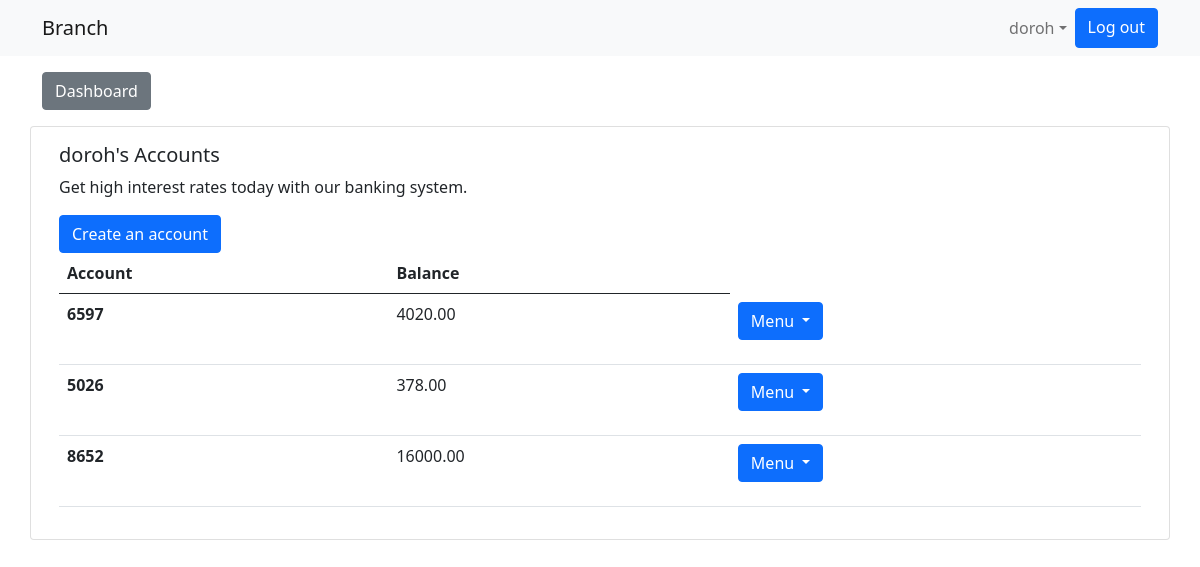
Screenshot of /home/ (signed in) with the database file from the repository.
### branch/models.py (models this page shows, shortened)
class Account(models.Model):
    name = models.CharField(max_length=30, unique=True, default='')
    balance=models.DecimalField( max_digits=12, decimal_places=2)
    customer=models.ForeignKey(Customer, on_delete=models.CASCADE)
    timestamp = models.DateTimeField(auto_now_add = True)

### branch/views.py (the view)
# urls.py: 2. Add a URL to urlpatterns:  path('', views.home, name='home')
@login_required
def home(request):
    accounts = Account.objects.filter(customer__user = request.user)
    total_amount = Account.objects.aggregate(sum=Sum ('balance') )
    loans = Loan.objects.filter(name=request.user)
    total_loans = Loan.objects.aggregate(sum=Sum ('amount') )
    return render(request, 'home.html',{"accounts":accounts, "total_loans":total_loans, "total_amount":total_amount,"loans":loans})

### templates/home.html (shortened to what this page needs)
{% extends 'base.html' %}
  {% block content%}
<div class="container">
<a class="btn btn-secondary mt-3 ml-auto" href="{% url 'dashboard'%}"> Dashboard</a>
      <div class="mt-3 row">
  <div class="card" >
  <div class="card-body">
    <h5 class="card-title"> {{user}}'s  Accounts</h5>
    <p class="card-text">Get high interest rates today with our banking system.</p>
<a href="{% url 'create'%}" class="btn btn-primary">Create an account</a>
    <table class="table">
      <thead>
        <tr>
          <th scope="col">Account</th>
          <th scope="col">Balance</th>
        </tr>
      </thead>
      <tbody>
        {% for account in accounts %}
        <tr>
          <th scope="row">{{account.name}}</th>
          <td>{{account.balance}}</td>
<td>
  <div class="dropdown">
    <a class="btn btn-primary dropdown-toggle" href="#" role="button" id="dropdownMenuLink" data-bs-toggle="dropdown" aria-expanded="false">
      Menu
    </a>
    <ul class="dropdown-menu" aria-labelledby="dropdownMenuLink">
              <li><a class="dropdown-item" href="{%url 'send_money' account.pk%}"</a>Send Money </li>
    </ul>
  </div>
  </td>
        </tr>
        {% endfor %}
      </tbody>
    </table>
  </div>
</div>
</div>
</div>
{% endblock%}

### templates/base.html (shortened to what this page needs)
{% load static %}<!doctype html>
<html lang="en">
  <head>
    <link href="https://cdn.jsdelivr.net/npm/bootstrap@5.0.2/dist/css/bootstrap.min.css" rel="stylesheet">
  </head>
  <body>
    {%block body%}
      <nav class="navbar navbar-expand-lg navbar-light bg-light">
          <div class="container">
            <a class="navbar-brand" href="{% url 'home' %}"> Branch </a>
          {% if user.is_authenticated%}
          <div class="collapse navbar-collapse" id="navbarResponsive">
            <ul class="navbar-nav ms-auto">
              <li class="nav-item active">
                  <li class="nav-item">
                      <a class="nav-item nav-link dropdown-toggle mr-md-2" href="#" id="userMenu" data-toggle="dropdown" aria-haspopup="true" aria-expanded="false">{{user.username}}</a>
                  </li>
                        <a class="btn btn-primary ml-auto"href="{% url 'account_logout' %}">Log out</a>
                </ul>
              </div>
            </div>
          </nav>
          {% endif%}
  <div lass="container">
  {% block content %}{% endblock %}
  </div>
      {% endblock body%}
  </body>
</html>

### rows the page displays
Account: name "6597", balance "4020.00"
Account: name "5026", balance "378.00"
Account: name "8652", balance "16000.00"

### other values shown
{{ user.username }} "doroh"
{{ user }} "doroh"
